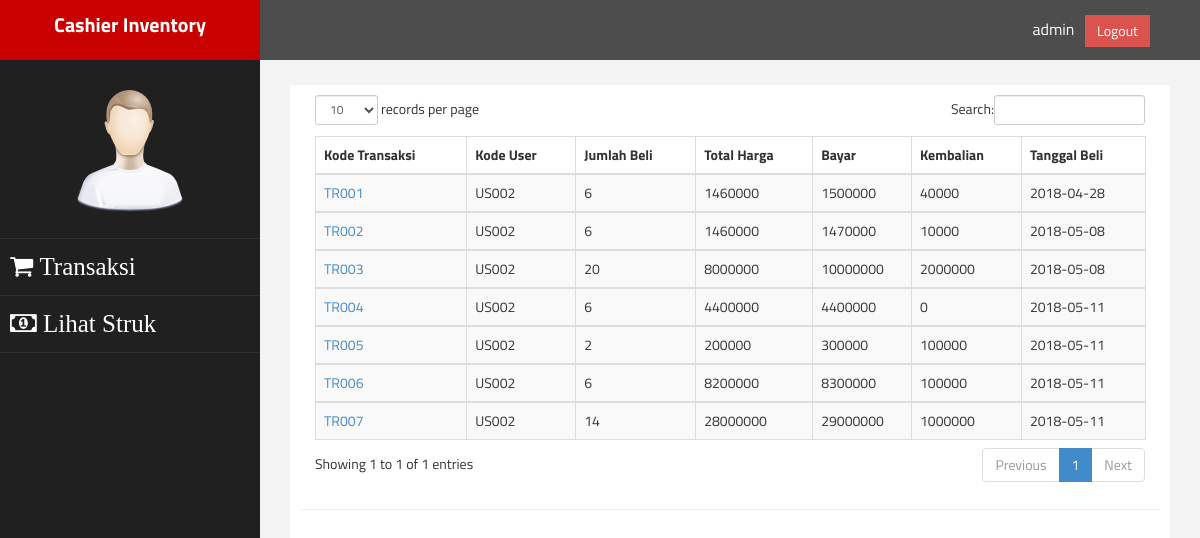
Screenshot of /PageKasir.php?page=struk (signed in) with the database file from the repository.
### tables this page shows
CREATE TABLE `table_transaksi` (
  `kd_transaksi` varchar(7) NOT NULL,
  `kd_user` varchar(7) NOT NULL,
  `jumlah_beli` int(4) NOT NULL,
  `total_harga` int(8) NOT NULL,
  `bayar` int(11) NOT NULL,
  `kembalian` int(11) NOT NULL,
  `tanggal_beli` date NOT NULL
);

### lib/controller.php (called while the page is built, shortened)
<?php
	$username = "root";
    $password = "";
    $database = "db_inven";
    $hostname = "localhost";
    $conn = mysqli_connect($hostname,$username,$password,$database) or die("Connection Corrupt");
    class oop{
        public function select($table){
            global $conn;
            $sql = "SELECT * FROM $table";
            $query = mysqli_query($conn,$sql);
            $data = [];
            while($bigData = mysqli_fetch_assoc($query)){
                $data[] = $bigData;
            }
            return $data;
        }
    }
 ?>

### lihat_struk.php (the view)
<?php
	require_once 'lib/controller.php';
	$perintah = new oop();
?>
<form action="" method="post">
	<div class="col-md-12">
		<table class="table table-striped table-hovered table-bordered" id="struk" border="1">
			<thead>
				<tr>
					<th>Kode Transaksi</th>
					<th>Kode User</th>
					<th>Jumlah Beli</th>
					<th>Total Harga</th>
					<th>Bayar</th>
					<th>Kembalian</th>
					<th>Tanggal Beli</th>
				</tr>
			</thead>
			<?php
				$datas = $perintah->select("table_transaksi");
				foreach ($datas as $struk) { ?>
					<tbody>
						<tr>
							<td><a href="?page=v_struk&kd_transaksi=<?= $struk['kd_transaksi'] ?>"><?= $struk['kd_transaksi'] ?></a></td>
							<td><?= $struk['kd_user'] ?></td>
							<td><?= $struk['jumlah_beli'] ?></td>
							<td><?= $struk['total_harga'] ?></td>
							<td><?= $struk['bayar'] ?></td>
							<td><?= $struk['kembalian'] ?></td>
							<td><?= $struk['tanggal_beli'] ?></td>
						</tr>
					</tbody>
			<?php }
			?>
		</table>
	</div>
</form>

### assets/css/custom.css (style rules this page uses)
body { font-family: 'Open Sans', sans-serif; }

### rows the page displays
table_transaksi: kd_transaksi "TR001", kd_user "US002", jumlah_beli "6", total_harga "1460000", bayar "1500000", kembalian "40000", tanggal_beli "2018-04-28"
table_transaksi: kd_transaksi "TR002", kd_user "US002", jumlah_beli "6", total_harga "1460000", bayar "1470000", kembalian "10000", tanggal_beli "2018-05-08"
table_transaksi: kd_transaksi "TR003", kd_user "US002", jumlah_beli "20", total_harga "8000000", bayar "10000000", kembalian "2000000", tanggal_beli "2018-05-08"
table_transaksi: kd_transaksi "TR004", kd_user "US002", jumlah_beli "6", total_harga "4400000", bayar "4400000", kembalian "0", tanggal_beli "2018-05-11"
table_transaksi: kd_transaksi "TR005", kd_user "US002", jumlah_beli "2", total_harga "200000", bayar "300000", kembalian "100000", tanggal_beli "2018-05-11"
table_transaksi: kd_transaksi "TR006", kd_user "US002", jumlah_beli "6", total_harga "8200000", bayar "8300000", kembalian "100000", tanggal_beli "2018-05-11"
table_transaksi: kd_transaksi "TR007", kd_user "US002", jumlah_beli "14", total_harga "28000000", bayar "29000000", kembalian "1000000", tanggal_beli "2018-05-11"

### other values shown
$_SESSION['username'] "admin"
